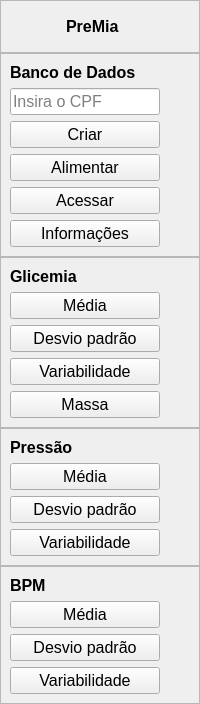
     <widget class="QCustomSlideMenu" name="frame_menu" native="true">
      <property name="maximumSize">
       <size>
        <width>200</width>
        <height>16777215</height>
       </size>
      </property>
      <layout class="QVBoxLayout" name="verticalLayout">
       <property name="spacing">
        <number>0</number>
       </property>
       <property name="leftMargin">
        <number>0</number>
       </property>
       <property name="topMargin">
        <number>0</number>
       </property>
       <property name="rightMargin">
        <number>0</number>
       </property>
       <property name="bottomMargin">
        <number>0</number>
       </property>
       <item alignment="Qt::AlignTop">
        <widget class="QFrame" name="frame_3">
         <property name="frameShape">
          <enum>QFrame::StyledPanel</enum>
         </property>
         <property name="frameShadow">
          <enum>QFrame::Raised</enum>
         </property>
         <layout class="QHBoxLayout" name="horizontalLayout_2">
          <property name="spacing">
           <number>6</number>
          </property>
          <property name="leftMargin">
           <number>0</number>
          </property>
          <property name="topMargin">
           <number>0</number>
          </property>
          <property name="rightMargin">
           <number>0</number>
          </property>
          <property name="bottomMargin">
           <number>0</number>
          </property>
          <item>
           <widget class="QLabel" name="label_21">
            <property name="minimumSize">
             <size>
              <width>59</width>
              <height>51</height>
             </size>
            </property>
            <property name="maximumSize">
             <size>
              <width>59</width>
              <height>51</height>
             </size>
            </property>
            <property name="text">
             <string/>
            </property>
            <property name="pixmap">
             <pixmap resource="recursos_2.qrc">:/logo/logo png.png</pixmap>
            </property>
            <property name="scaledContents">
             <bool>true</bool>
            </property>
           </widget>
          </item>
          <item>
           <widget class="QLabel" name="label">
            <property name="font">
             <font>
              <family>Arial</family>
              <pointsize>12</pointsize>
              <weight>75</weight>
              <bold>true</bold>
             </font>
            </property>
            <property name="text">
             <string>PreMia</string>
            </property>
           </widget>
          </item>
         </layout>
        </widget>
       </item>
       <item>
        <widget class="QFrame" name="frame_4">
         <property name="frameShape">
          <enum>QFrame::StyledPanel</enum>
         </property>
         <property name="frameShadow">
          <enum>QFrame::Raised</enum>
         </property>
         <layout class="QVBoxLayout" name="verticalLayout_2">
          <item>
           <widget class="QLabel" name="label_2">
            <property name="font">
             <font>
              <family>Arial</family>
              <pointsize>12</pointsize>
              <weight>75</weight>
              <bold>true</bold>
             </font>
            </property>
            <property name="text">
             <string>Banco de Dados</string>
            </property>
           </widget>
          </item>
          <item>
           <widget class="QLineEdit" name="inserir_cpf">
            <property name="minimumSize">
             <size>
              <width>150</width>
              <height>0</height>
             </size>
            </property>
            <property name="maximumSize">
             <size>
              <width>150</width>
              <height>16777215</height>
             </size>
            </property>
            <property name="font">
             <font>
              <family>Arial</family>
              <pointsize>12</pointsize>
             </font>
            </property>
            <property name="maxLength">
             <number>11</number>
            </property>
            <property name="placeholderText">
             <string>Insira o CPF</string>
            </property>
           </widget>
          </item>
          <item>
           <widget class="QPushButton" name="botao_criar_banco_dados">
            <property name="minimumSize">
             <size>
              <width>150</width>
              <height>0</height>
             </size>
            </property>
            <property name="maximumSize">
             <size>
              <width>150</width>
              <height>16777215</height>
             </size>
            </property>
            <property name="font">
             <font>
              <family>Arial</family>
              <pointsize>12</pointsize>
             </font>
            </property>
            <property name="cursor">
             <cursorShape>PointingHandCursor</cursorShape>
            </property>
            <property name="text">
             <string>Criar</string>
            </property>
            <property name="icon">
             <iconset resource="recursos_2.qrc">
              <normaloff>:/icones/icones/png/criar_doc_png.png</normaloff>:/icones/icones/png/criar_doc_png.png</iconset>
            </property>
           </widget>
          </item>
          <item>
           <widget class="QPushButton" name="botao_alimentar_banco_dados">
            <property name="minimumSize">
             <size>
              <width>150</width>
              <height>0</height>
             </size>
            </property>
            <property name="maximumSize">
             <size>
              <width>150</width>
              <height>16777215</height>
             </size>
            </property>
            <property name="font">
             <font>
              <family>Arial</family>
              <pointsize>12</pointsize>
              <weight>50</weight>
              <bold>false</bold>
             </font>
            </property>
            <property name="cursor">
             <cursorShape>PointingHandCursor</cursorShape>
            </property>
            <property name="text">
             <string>Alimentar</string>
            </property>
            <property name="icon">
             <iconset resource="recursos_2.qrc">
              <normaloff>:/icones/icones/png/banco_dados_png.png</normaloff>:/icones/icones/png/banco_dados_png.png</iconset>
            </property>
           </widget>
          </item>
          <item>
           <widget class="QPushButton" name="botao_acessar_banco_dados">
            <property name="minimumSize">
             <size>
              <width>150</width>
              <height>0</height>
             </size>
            </property>
            <property name="maximumSize">
             <size>
              <width>150</width>
              <height>16777215</height>
             </size>
            </property>
            <property name="font">
             <font>
              <family>Arial</family>
              <pointsize>12</pointsize>
             </font>
            </property>
            <property name="cursor">
             <cursorShape>PointingHandCursor</cursorShape>
            </property>
            <property name="text">
             <string>Acessar</string>
            </property>
            <property name="icon">
             <iconset resource="recursos_2.qrc">
              <normaloff>:/icones/icones/png/pasta_png.png</normaloff>:/icones/icones/png/pasta_png.png</iconset>
            </property>
           </widget>
          </item>
          <item>
           <widget class="QPushButton" name="botao_informacoes_estatisticas">
            <property name="minimumSize">
             <size>
              <width>150</width>
              <height>0</height>
             </size>
            </property>
            <property name="maximumSize">
             <size>
              <width>150</width>
              <height>16777215</height>
             </size>
            </property>
            <property name="font">
             <font>
              <family>Arial</family>
              <pointsize>12</pointsize>
             </font>
            </property>
            <property name="cursor">
             <cursorShape>PointingHandCursor</cursorShape>
            </property>
            <property name="text">
             <string>Informações</string>
            </property>
            <property name="icon">
             <iconset resource="recursos_2.qrc">
              <normaloff>:/icones/icones/png/info_png.png</normaloff>:/icones/icones/png/info_png.png</iconset>
            </property>
           </widget>
          </item>
         </layout>
        </widget>
       </item>
       <item>
        <widget class="QFrame" name="frame_6">
         <property name="frameShape">
          <enum>QFrame::StyledPanel</enum>
         </property>
         <property name="frameShadow">
          <enum>QFrame::Raised</enum>
         </property>
         <layout class="QVBoxLayout" name="verticalLayout_4">
          <item>
           <widget class="QLabel" name="label_4">
            <property name="font">
             <font>
              <family>Arial</family>
              <pointsize>12</pointsize>
              <weight>75</weight>
              <bold>true</bold>
             </font>
            </property>
            <property name="text">
             <string>Glicemia</string>
            </property>
           </widget>
          </item>
          <item>
           <widget class="QPushButton" name="botao_media_glicemia">
            <property name="minimumSize">
             <size>
              <width>150</width>
              <height>0</height>
             </size>
            </property>
            <property name="maximumSize">
             <size>
              <width>150</width>
              <height>16777215</height>
             </size>
            </property>
            <property name="font">
             <font>
              <family>Arial</family>
              <pointsize>12</pointsize>
             </font>
            </property>
            <property name="cursor">
             <cursorShape>PointingHandCursor</cursorShape>
            </property>
            <property name="text">
             <string>Média</string>
            </property>
            <property name="icon">
             <iconset resource="recursos_2.qrc">
              <normaloff>:/icones/icones/png/grafico_linha_png.png</normaloff>:/icones/icones/png/grafico_linha_png.png</iconset>
            </property>
           </widget>
          </item>
          <item>
           <widget class="QPushButton" name="botao_desvio_padrao_glicemia">
            <property name="minimumSize">
             <size>
              <width>150</width>
              <height>0</height>
             </size>
            </property>
            <property name="maximumSize">
             <size>
              <width>150</width>
              <height>16777215</height>
             </size>
            </property>
            <property name="font">
             <font>
              <family>Arial</family>
              <pointsize>12</pointsize>
             </font>
            </property>
            <property name="cursor">
             <cursorShape>PointingHandCursor</cursorShape>
            </property>
            <property name="text">
             <string>Desvio padrão</string>
            </property>
            <property name="icon">
             <iconset resource="recursos_2.qrc">
              <normaloff>:/icones/icones/png/grafico_linha_png.png</normaloff>:/icones/icones/png/grafico_linha_png.png</iconset>
            </property>
            <property name="iconSize">
             <size>
              <width>16</width>
              <height>16</height>
             </size>
            </property>
           </widget>
          </item>
          <item>
           <widget class="QPushButton" name="botao_variabilidade_glicemia">
            <property name="minimumSize">
             <size>
              <width>150</width>
              <height>0</height>
             </size>
            </property>
            <property name="maximumSize">
             <size>
              <width>150</width>
              <height>16777215</height>
             </size>
            </property>
            <property name="font">
             <font>
              <family>Arial</family>
              <pointsize>12</pointsize>
             </font>
            </property>
            <property name="cursor">
             <cursorShape>PointingHandCursor</cursorShape>
            </property>
            <property name="text">
             <string>Variabilidade</string>
            </property>
            <property name="icon">
             <iconset resource="recursos_2.qrc">
              <normaloff>:/icones/icones/png/grafico_linha_png.png</normaloff>:/icones/icones/png/grafico_linha_png.png</iconset>
            </property>
           </widget>
          </item>
          <item>
           <widget class="QPushButton" name="botao_massa_glicose">
            <property name="minimumSize">
             <size>
              <width>150</width>
              <height>0</height>
             </size>
            </property>
            <property name="maximumSize">
             <size>
              <width>150</width>
              <height>16777215</height>
             </size>
            </property>
            <property name="font">
             <font>
              <family>Arial</family>
              <pointsize>12</pointsize>
             </font>
            </property>
            <property name="cursor">
             <cursorShape>PointingHandCursor</cursorShape>
            </property>
            <property name="text">
             <string>Massa</string>
            </property>
            <property name="icon">
             <iconset resource="recursos_2.qrc">
              <normaloff>:/icones/icones/png/grafico_linha_png.png</normaloff>:/icones/icones/png/grafico_linha_png.png</iconset>
            </property>
           </widget>
          </item>
         </layout>
        </widget>
       </item>
       <item>
        <widget class="QFrame" name="frame_7">
         <property name="frameShape">
          <enum>QFrame::StyledPanel</enum>
         </property>
         <property name="frameShadow">
          <enum>QFrame::Raised</enum>
         </property>
         <layout class="QVBoxLayout" name="verticalLayout_5">
          <item>
           <widget class="QLabel" name="label_5">
            <property name="font">
             <font>
              <family>Arial</family>
              <pointsize>12</pointsize>
              <weight>75</weight>
              <bold>true</bold>
             </font>
            </property>
            <property name="text">
             <string>Pressão</string>
            </property>
           </widget>
          </item>
          <item>
           <widget class="QPushButton" name="botao_media_pressao">
            <property name="minimumSize">
             <size>
              <width>150</width>
              <height>0</height>
             </size>
            </property>
            <property name="maximumSize">
             <size>
              <width>150</width>
              <height>16777215</height>
             </size>
            </property>
            <property name="font">
             <font>
              <family>Arial</family>
              <pointsize>12</pointsize>
             </font>
            </property>
            <property name="cursor">
             <cursorShape>PointingHandCursor</cursorShape>
            </property>
            <property name="text">
             <string>Média</string>
            </property>
            <property name="icon">
             <iconset resource="recursos_2.qrc">
              <normaloff>:/icones/icones/png/grafico_linha_png.png</normaloff>:/icones/icones/png/grafico_linha_png.png</iconset>
            </property>
           </widget>
          </item>
          <item>
           <widget class="QPushButton" name="botao_desvio_padrao_pressao">
            <property name="minimumSize">
             <size>
              <width>150</width>
              <height>0</height>
             </size>
            </property>
            <property name="maximumSize">
             <size>
              <width>150</width>
              <height>16777215</height>
             </size>
            </property>
            <property name="font">
             <font>
              <family>Arial</family>
              <pointsize>12</pointsize>
             </font>
            </property>
            <property name="cursor">
             <cursorShape>PointingHandCursor</cursorShape>
            </property>
            <property name="text">
             <string>Desvio padrão</string>
            </property>
            <property name="icon">
             <iconset resource="recursos_2.qrc">
              <normaloff>:/icones/icones/png/grafico_linha_png.png</normaloff>:/icones/icones/png/grafico_linha_png.png</iconset>
            </property>
           </widget>
          </item>
          <item>
           <widget class="QPushButton" name="botao_variabilidade_pressao">
            <property name="minimumSize">
             <size>
              <width>150</width>
              <height>0</height>
             </size>
            </property>
            <property name="maximumSize">
             <size>
              <width>150</width>
              <height>16777215</height>
             </size>
            </property>
            <property name="font">
             <font>
              <family>Arial</family>
              <pointsize>12</pointsize>
             </font>
            </property>
            <property name="cursor">
             <cursorShape>PointingHandCursor</cursorShape>
            </property>
            <property name="text">
             <string>Variabilidade</string>
            </property>
            <property name="icon">
             <iconset resource="recursos_2.qrc">
              <normaloff>:/icones/icones/png/grafico_linha_png.png</normaloff>:/icones/icones/png/grafico_linha_png.png</iconset>
            </property>
           </widget>
          </item>
         </layout>
        </widget>
       </item>
       <item>
        <widget class="QFrame" name="frame_8">
         <property name="frameShape">
          <enum>QFrame::StyledPanel</enum>
         </property>
         <property name="frameShadow">
          <enum>QFrame::Raised</enum>
         </property>
         <layout class="QVBoxLayout" name="verticalLayout_6">
          <item>
           <widget class="QLabel" name="label_6">
            <property name="font">
             <font>
              <family>Arial</family>
              <pointsize>12</pointsize>
              <weight>75</weight>
              <bold>true</bold>
             </font>
            </property>
            <property name="text">
             <string>BPM</string>
            </property>
           </widget>
          </item>
          <item>
           <widget class="QPushButton" name="botao_media_bpm">
            <property name="minimumSize">
             <size>
              <width>150</width>
              <height>0</height>
             </size>
            </property>
            <property name="maximumSize">
             <size>
              <width>150</width>
              <height>16777215</height>
             </size>
            </property>
            <property name="font">
             <font>
              <family>Arial</family>
              <pointsize>12</pointsize>
             </font>
            </property>
            <property name="cursor">
             <cursorShape>PointingHandCursor</cursorShape>
            </property>
            <property name="text">
             <string>Média</string>
            </property>
            <property name="icon">
             <iconset resource="recursos_2.qrc">
              <normaloff>:/icones/icones/png/grafico_linha_png.png</normaloff>:/icones/icones/png/grafico_linha_png.png</iconset>
            </property>
           </widget>
          </item>
          <item>
           <widget class="QPushButton" name="botao_desvio_padrao_bpm">
            <property name="minimumSize">
             <size>
              <width>150</width>
              <height>0</height>
             </size>
            </property>
            <property name="maximumSize">
             <size>
              <width>150</width>
              <height>16777215</height>
             </size>
            </property>
            <property name="font">
             <font>
              <family>Arial</family>
              <pointsize>12</pointsize>
             </font>
            </property>
            <property name="cursor">
             <cursorShape>PointingHandCursor</cursorShape>
            </property>
            <property name="text">
             <string>Desvio padrão</string>
            </property>
            <property name="icon">
             <iconset resource="recursos_2.qrc">
              <normaloff>:/icones/icones/png/grafico_linha_png.png</normaloff>:/icones/icones/png/grafico_linha_png.png</iconset>
            </property>
           </widget>
          </item>
          <item>
           <widget class="QPushButton" name="botao_variabilidade_bpm">
            <property name="minimumSize">
             <size>
              <width>150</width>
              <height>0</height>
             </size>
            </property>
            <property name="maximumSize">
             <size>
              <width>150</width>
              <height>16777215</height>
             </size>
            </property>
            <property name="font">
             <font>
              <family>Arial</family>
              <pointsize>12</pointsize>
             </font>
            </property>
            <property name="cursor">
             <cursorShape>PointingHandCursor</cursorShape>
            </property>
            <property name="text">
             <string>Variabilidade</string>
            </property>
            <property name="icon">
             <iconset resource="recursos_2.qrc">
              <normaloff>:/icones/icones/png/grafico_linha_png.png</normaloff>:/icones/icones/png/grafico_linha_png.png</iconset>
            </property>
           </widget>
          </item>
         </layout>
        </widget>
       </item>
      </layout>
     </widget>
